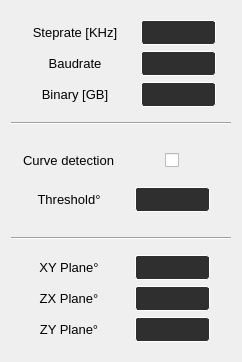
      <widget class="QWidget" name="tab_5">
       <attribute name="title">
        <string>Advanced</string>
       </attribute>
       <layout class="QVBoxLayout" name="verticalLayout_4">
        <item alignment="Qt::AlignLeft">
         <widget class="QFrame" name="frame_12">
          <property name="sizePolicy">
           <sizepolicy hsizetype="Minimum" vsizetype="Minimum">
            <horstretch>0</horstretch>
            <verstretch>0</verstretch>
           </sizepolicy>
          </property>
          <property name="minimumSize">
           <size>
            <width>220</width>
            <height>100</height>
           </size>
          </property>
          <property name="maximumSize">
           <size>
            <width>220</width>
            <height>120</height>
           </size>
          </property>
          <property name="frameShape">
           <enum>QFrame::NoFrame</enum>
          </property>
          <property name="frameShadow">
           <enum>QFrame::Raised</enum>
          </property>
          <layout class="QGridLayout" name="gridLayout_7">
           <item row="3" column="0" alignment="Qt::AlignHCenter|Qt::AlignVCenter">
            <widget class="QLabel" name="l35">
             <property name="minimumSize">
              <size>
               <width>90</width>
               <height>20</height>
              </size>
             </property>
             <property name="maximumSize">
              <size>
               <width>90</width>
               <height>20</height>
              </size>
             </property>
             <property name="font">
              <font>
               <pointsize>10</pointsize>
              </font>
             </property>
             <property name="text">
              <string>Binary [GB]</string>
             </property>
             <property name="alignment">
              <set>Qt::AlignCenter</set>
             </property>
            </widget>
           </item>
           <item row="1" column="1" alignment="Qt::AlignHCenter|Qt::AlignVCenter">
            <widget class="QPlainTextEdit" name="b47">
             <property name="minimumSize">
              <size>
               <width>75</width>
               <height>25</height>
              </size>
             </property>
             <property name="maximumSize">
              <size>
               <width>75</width>
               <height>25</height>
              </size>
             </property>
             <property name="font">
              <font>
               <pointsize>9</pointsize>
              </font>
             </property>
             <property name="styleSheet">
              <string notr="true">QPlainTextEdit{
background-color: rgb(47, 47, 47);
color: rgb(255, 255, 255);
border-style: solid;
border-radius:3px;
border-width:1px; 
border-color:white;
}
QPlainTextEdit:hover{
border-color: rgb(85, 170, 255);
}
QPlainTextEdit:focus{
border-color: rgb(85, 170, 255);
}
QPlainTextEdit:disabled {
background-color: rgb(63, 63, 63);
color: rgb(0, 0, 0);
border-color:rgb(120, 120, 120)
}</string>
             </property>
             <property name="verticalScrollBarPolicy">
              <enum>Qt::ScrollBarAlwaysOff</enum>
             </property>
             <property name="horizontalScrollBarPolicy">
              <enum>Qt::ScrollBarAlwaysOff</enum>
             </property>
            </widget>
           </item>
           <item row="2" column="1" alignment="Qt::AlignHCenter|Qt::AlignVCenter">
            <widget class="QPlainTextEdit" name="b48">
             <property name="minimumSize">
              <size>
               <width>75</width>
               <height>25</height>
              </size>
             </property>
             <property name="maximumSize">
              <size>
               <width>75</width>
               <height>25</height>
              </size>
             </property>
             <property name="font">
              <font>
               <pointsize>9</pointsize>
              </font>
             </property>
             <property name="styleSheet">
              <string notr="true">QPlainTextEdit{
background-color: rgb(47, 47, 47);
color: rgb(255, 255, 255);
border-style: solid;
border-radius:3px;
border-width:1px; 
border-color:white;
}
QPlainTextEdit:hover{
border-color: rgb(85, 170, 255);
}
QPlainTextEdit:focus{
border-color: rgb(85, 170, 255);
}
QPlainTextEdit:disabled {
background-color: rgb(63, 63, 63);
color: rgb(0, 0, 0);
border-color:rgb(120, 120, 120)
}</string>
             </property>
             <property name="verticalScrollBarPolicy">
              <enum>Qt::ScrollBarAlwaysOff</enum>
             </property>
             <property name="horizontalScrollBarPolicy">
              <enum>Qt::ScrollBarAlwaysOff</enum>
             </property>
            </widget>
           </item>
           <item row="3" column="1" alignment="Qt::AlignHCenter|Qt::AlignVCenter">
            <widget class="QPlainTextEdit" name="b49">
             <property name="minimumSize">
              <size>
               <width>75</width>
               <height>25</height>
              </size>
             </property>
             <property name="maximumSize">
              <size>
               <width>75</width>
               <height>25</height>
              </size>
             </property>
             <property name="font">
              <font>
               <pointsize>9</pointsize>
              </font>
             </property>
             <property name="styleSheet">
              <string notr="true">QPlainTextEdit{
background-color: rgb(47, 47, 47);
color: rgb(255, 255, 255);
border-style: solid;
border-radius:3px;
border-width:1px; 
border-color:white;
}
QPlainTextEdit:hover{
border-color: rgb(85, 170, 255);
}
QPlainTextEdit:focus{
border-color: rgb(85, 170, 255);
}
QPlainTextEdit:disabled {
background-color: rgb(63, 63, 63);
color: rgb(0, 0, 0);
border-color:rgb(120, 120, 120)
}</string>
             </property>
             <property name="verticalScrollBarPolicy">
              <enum>Qt::ScrollBarAlwaysOff</enum>
             </property>
             <property name="horizontalScrollBarPolicy">
              <enum>Qt::ScrollBarAlwaysOff</enum>
             </property>
            </widget>
           </item>
           <item row="1" column="0" alignment="Qt::AlignHCenter|Qt::AlignVCenter">
            <widget class="QLabel" name="l33">
             <property name="minimumSize">
              <size>
               <width>110</width>
               <height>20</height>
              </size>
             </property>
             <property name="maximumSize">
              <size>
               <width>110</width>
               <height>20</height>
              </size>
             </property>
             <property name="font">
              <font>
               <pointsize>10</pointsize>
              </font>
             </property>
             <property name="text">
              <string>Steprate [KHz]</string>
             </property>
             <property name="alignment">
              <set>Qt::AlignCenter</set>
             </property>
            </widget>
           </item>
           <item row="2" column="0" alignment="Qt::AlignHCenter|Qt::AlignVCenter">
            <widget class="QLabel" name="l34">
             <property name="minimumSize">
              <size>
               <width>90</width>
               <height>20</height>
              </size>
             </property>
             <property name="maximumSize">
              <size>
               <width>90</width>
               <height>20</height>
              </size>
             </property>
             <property name="font">
              <font>
               <pointsize>10</pointsize>
              </font>
             </property>
             <property name="text">
              <string>Baudrate</string>
             </property>
             <property name="alignment">
              <set>Qt::AlignCenter</set>
             </property>
            </widget>
           </item>
          </layout>
         </widget>
        </item>
        <item>
         <widget class="Line" name="line_3">
          <property name="styleSheet">
           <string notr="true"/>
          </property>
          <property name="orientation">
           <enum>Qt::Horizontal</enum>
          </property>
         </widget>
        </item>
        <item alignment="Qt::AlignLeft">
         <widget class="QFrame" name="frame_16">
          <property name="enabled">
           <bool>true</bool>
          </property>
          <property name="sizePolicy">
           <sizepolicy hsizetype="Minimum" vsizetype="Minimum">
            <horstretch>0</horstretch>
            <verstretch>0</verstretch>
           </sizepolicy>
          </property>
          <property name="minimumSize">
           <size>
            <width>220</width>
            <height>100</height>
           </size>
          </property>
          <property name="maximumSize">
           <size>
            <width>220</width>
            <height>100</height>
           </size>
          </property>
          <property name="frameShape">
           <enum>QFrame::NoFrame</enum>
          </property>
          <property name="frameShadow">
           <enum>QFrame::Raised</enum>
          </property>
          <layout class="QGridLayout" name="gridLayout_13">
           <item row="0" column="0" alignment="Qt::AlignHCenter">
            <widget class="QLabel" name="l30_2">
             <property name="minimumSize">
              <size>
               <width>90</width>
               <height>20</height>
              </size>
             </property>
             <property name="maximumSize">
              <size>
               <width>110</width>
               <height>20</height>
              </size>
             </property>
             <property name="font">
              <font>
               <pointsize>10</pointsize>
              </font>
             </property>
             <property name="text">
              <string>Curve detection</string>
             </property>
             <property name="alignment">
              <set>Qt::AlignCenter</set>
             </property>
            </widget>
           </item>
           <item row="0" column="1" alignment="Qt::AlignHCenter">
            <widget class="QCheckBox" name="c28">
             <property name="minimumSize">
              <size>
               <width>15</width>
               <height>25</height>
              </size>
             </property>
             <property name="maximumSize">
              <size>
               <width>15</width>
               <height>25</height>
              </size>
             </property>
             <property name="text">
              <string/>
             </property>
            </widget>
           </item>
           <item row="1" column="0" alignment="Qt::AlignHCenter">
            <widget class="QLabel" name="l35_2">
             <property name="minimumSize">
              <size>
               <width>90</width>
               <height>20</height>
              </size>
             </property>
             <property name="maximumSize">
              <size>
               <width>90</width>
               <height>20</height>
              </size>
             </property>
             <property name="font">
              <font>
               <pointsize>10</pointsize>
              </font>
             </property>
             <property name="text">
              <string>Threshold°</string>
             </property>
             <property name="alignment">
              <set>Qt::AlignCenter</set>
             </property>
            </widget>
           </item>
           <item row="1" column="1" alignment="Qt::AlignHCenter">
            <widget class="QPlainTextEdit" name="b70">
             <property name="minimumSize">
              <size>
               <width>75</width>
               <height>25</height>
              </size>
             </property>
             <property name="maximumSize">
              <size>
               <width>75</width>
               <height>25</height>
              </size>
             </property>
             <property name="font">
              <font>
               <pointsize>9</pointsize>
              </font>
             </property>
             <property name="styleSheet">
              <string notr="true">QPlainTextEdit{
background-color: rgb(47, 47, 47);
color: rgb(255, 255, 255);
border-style: solid;
border-radius:3px;
border-width:1px; 
border-color:white;
}
QPlainTextEdit:hover{
border-color: rgb(85, 170, 255);
}
QPlainTextEdit:focus{
border-color: rgb(85, 170, 255);
}
QPlainTextEdit:disabled {
background-color: rgb(63, 63, 63);
color: rgb(0, 0, 0);
border-color:rgb(120, 120, 120)
}</string>
             </property>
             <property name="verticalScrollBarPolicy">
              <enum>Qt::ScrollBarAlwaysOff</enum>
             </property>
             <property name="horizontalScrollBarPolicy">
              <enum>Qt::ScrollBarAlwaysOff</enum>
             </property>
            </widget>
           </item>
          </layout>
         </widget>
        </item>
        <item>
         <widget class="Line" name="line_4">
          <property name="styleSheet">
           <string notr="true"/>
          </property>
          <property name="orientation">
           <enum>Qt::Horizontal</enum>
          </property>
         </widget>
        </item>
        <item alignment="Qt::AlignLeft">
         <widget class="QFrame" name="frame_17">
          <property name="sizePolicy">
           <sizepolicy hsizetype="Minimum" vsizetype="Minimum">
            <horstretch>0</horstretch>
            <verstretch>0</verstretch>
           </sizepolicy>
          </property>
          <property name="minimumSize">
           <size>
            <width>220</width>
            <height>100</height>
           </size>
          </property>
          <property name="maximumSize">
           <size>
            <width>220</width>
            <height>120</height>
           </size>
          </property>
          <property name="frameShape">
           <enum>QFrame::NoFrame</enum>
          </property>
          <property name="frameShadow">
           <enum>QFrame::Raised</enum>
          </property>
          <layout class="QGridLayout" name="gridLayout_14">
           <item row="3" column="0" alignment="Qt::AlignHCenter|Qt::AlignVCenter">
            <widget class="QLabel" name="l29_2">
             <property name="minimumSize">
              <size>
               <width>90</width>
               <height>20</height>
              </size>
             </property>
             <property name="maximumSize">
              <size>
               <width>90</width>
               <height>20</height>
              </size>
             </property>
             <property name="font">
              <font>
               <pointsize>10</pointsize>
              </font>
             </property>
             <property name="text">
              <string>ZY Plane°</string>
             </property>
             <property name="alignment">
              <set>Qt::AlignCenter</set>
             </property>
            </widget>
           </item>
           <item row="1" column="1" alignment="Qt::AlignHCenter|Qt::AlignVCenter">
            <widget class="QPlainTextEdit" name="b50">
             <property name="minimumSize">
              <size>
               <width>75</width>
               <height>25</height>
              </size>
             </property>
             <property name="maximumSize">
              <size>
               <width>75</width>
               <height>25</height>
              </size>
             </property>
             <property name="font">
              <font>
               <pointsize>9</pointsize>
              </font>
             </property>
             <property name="styleSheet">
              <string notr="true">QPlainTextEdit{
background-color: rgb(47, 47, 47);
color: rgb(255, 255, 255);
border-style: solid;
border-radius:3px;
border-width:1px; 
border-color:white;
}
QPlainTextEdit:hover{
border-color: rgb(85, 170, 255);
}
QPlainTextEdit:focus{
border-color: rgb(85, 170, 255);
}
QPlainTextEdit:disabled {
background-color: rgb(63, 63, 63);
color: rgb(0, 0, 0);
border-color:rgb(120, 120, 120)
}</string>
             </property>
             <property name="verticalScrollBarPolicy">
              <enum>Qt::ScrollBarAlwaysOff</enum>
             </property>
             <property name="horizontalScrollBarPolicy">
              <enum>Qt::ScrollBarAlwaysOff</enum>
             </property>
            </widget>
           </item>
           <item row="2" column="1" alignment="Qt::AlignHCenter|Qt::AlignVCenter">
            <widget class="QPlainTextEdit" name="b51">
             <property name="minimumSize">
              <size>
               <width>75</width>
               <height>25</height>
              </size>
             </property>
             <property name="maximumSize">
              <size>
               <width>75</width>
               <height>25</height>
              </size>
             </property>
             <property name="font">
              <font>
               <pointsize>9</pointsize>
              </font>
             </property>
             <property name="styleSheet">
              <string notr="true">QPlainTextEdit{
background-color: rgb(47, 47, 47);
color: rgb(255, 255, 255);
border-style: solid;
border-radius:3px;
border-width:1px; 
border-color:white;
}
QPlainTextEdit:hover{
border-color: rgb(85, 170, 255);
}
QPlainTextEdit:focus{
border-color: rgb(85, 170, 255);
}
QPlainTextEdit:disabled {
background-color: rgb(63, 63, 63);
color: rgb(0, 0, 0);
border-color:rgb(120, 120, 120)
}</string>
             </property>
             <property name="verticalScrollBarPolicy">
              <enum>Qt::ScrollBarAlwaysOff</enum>
             </property>
             <property name="horizontalScrollBarPolicy">
              <enum>Qt::ScrollBarAlwaysOff</enum>
             </property>
            </widget>
           </item>
           <item row="3" column="1" alignment="Qt::AlignHCenter|Qt::AlignVCenter">
            <widget class="QPlainTextEdit" name="b52">
             <property name="minimumSize">
              <size>
               <width>75</width>
               <height>25</height>
              </size>
             </property>
             <property name="maximumSize">
              <size>
               <width>75</width>
               <height>25</height>
              </size>
             </property>
             <property name="font">
              <font>
               <pointsize>9</pointsize>
              </font>
             </property>
             <property name="styleSheet">
              <string notr="true">QPlainTextEdit{
background-color: rgb(47, 47, 47);
color: rgb(255, 255, 255);
border-style: solid;
border-radius:3px;
border-width:1px; 
border-color:white;
}
QPlainTextEdit:hover{
border-color: rgb(85, 170, 255);
}
QPlainTextEdit:focus{
border-color: rgb(85, 170, 255);
}
QPlainTextEdit:disabled {
background-color: rgb(63, 63, 63);
color: rgb(0, 0, 0);
border-color:rgb(120, 120, 120)
}</string>
             </property>
             <property name="verticalScrollBarPolicy">
              <enum>Qt::ScrollBarAlwaysOff</enum>
             </property>
             <property name="horizontalScrollBarPolicy">
              <enum>Qt::ScrollBarAlwaysOff</enum>
             </property>
            </widget>
           </item>
           <item row="1" column="0" alignment="Qt::AlignHCenter|Qt::AlignVCenter">
            <widget class="QLabel" name="l27_2">
             <property name="minimumSize">
              <size>
               <width>90</width>
               <height>20</height>
              </size>
             </property>
             <property name="maximumSize">
              <size>
               <width>90</width>
               <height>20</height>
              </size>
             </property>
             <property name="font">
              <font>
               <pointsize>10</pointsize>
              </font>
             </property>
             <property name="text">
              <string>XY Plane°</string>
             </property>
             <property name="alignment">
              <set>Qt::AlignCenter</set>
             </property>
            </widget>
           </item>
           <item row="2" column="0" alignment="Qt::AlignHCenter|Qt::AlignVCenter">
            <widget class="QLabel" name="l28_2">
             <property name="minimumSize">
              <size>
               <width>90</width>
               <height>20</height>
              </size>
             </property>
             <property name="maximumSize">
              <size>
               <width>90</width>
               <height>20</height>
              </size>
             </property>
             <property name="font">
              <font>
               <pointsize>10</pointsize>
              </font>
             </property>
             <property name="text">
              <string>ZX Plane°</string>
             </property>
             <property name="alignment">
              <set>Qt::AlignCenter</set>
             </property>
            </widget>
           </item>
          </layout>
         </widget>
        </item>
       </layout>
      </widget>
